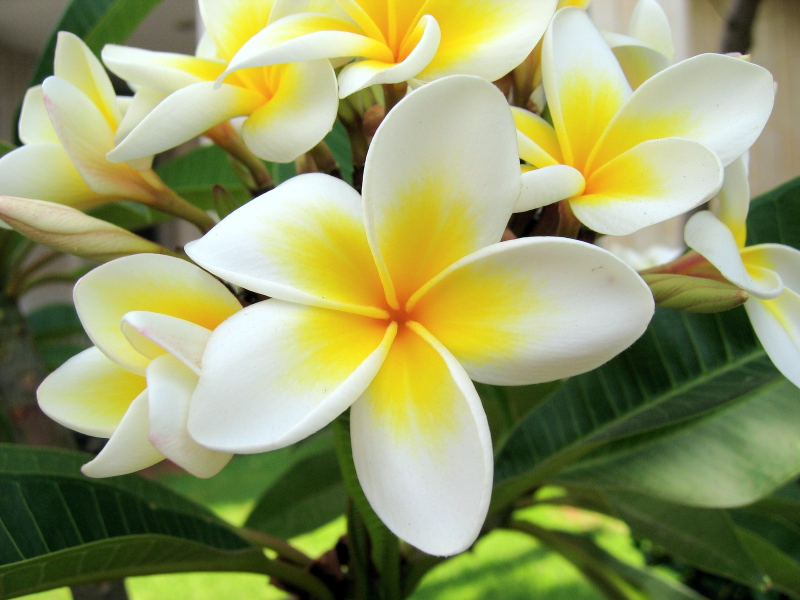
#> input picture Praktikum_2/bunga.jpg, 1600 x 1200 px (shown at 1/2 size)
$ python pcitra2.py
#> lines starting #> are read from the running program, lines starting #| are printed output that depends on the picture
# -*- coding: utf-8 -*-
"""Pcitra2.ipynb

Automatically generated by Colab.

Original file is located at
    https://colab.research.google.com/drive/1XSzUdio81jG3zYkDjkmZIEUG5982NUPk

Membaca dan Menampilkan Citra
"""

import cv2
import matplotlib.pyplot as plt

# Membaca citra
img = cv2.imread('bunga.jpg')
#> img is the input picture: shape (1200, 1600, 3); mean B, G, R 102.2, 154.8, 148.8

# Cek apakah citra berhasil dibaca
if img is None:
    print("Error: File tidak ditemukan!")
    exit()

# Menampilkan informasi citra
print(f"Tipe data: {img.dtype}")
#| Tipe data: uint8
print(f"Dimensi (tinggi, lebar, channel): {img.shape}")  # (h, w, c)
#| Dimensi (tinggi, lebar, channel): (1200, 1600, 3)

# Konversi BGR ke RGB agar tampil normal di matplotlib
img_rgb = cv2.cvtColor(img, cv2.COLOR_BGR2RGB)

# Menampilkan citra
plt.imshow(img_rgb)
plt.title('Citra Asli (RGB)')
plt.axis('off')
plt.show()

"""Menampilkan Nilai Piksel"""

# Ambil nilai piksel pada baris ke-100, kolom ke-150 (format BGR)
pixel = img[100, 150]
#> pixel = [138, 202, 190]
print(f"Nilai piksel pada (100,150): B={pixel[0]}, G={pixel[1]}, R={pixel[2]}")
#| Nilai piksel pada (100,150): B=138, G=202, R=190

# Tampilkan nilai saluran merah pada area tertentu (misal: baris 50-100, kolom 50-100)
red_channel = img[50:100, 50:100, 2]  # indeks 2 adalah Red dalam BGR
print(f"Nilai Red pada area crop:\n{red_channel}")
#> (printed output is left out)

"""Konversi ke Grayscale dan HSV"""

img_gray = cv2.cvtColor(img, cv2.COLOR_BGR2GRAY)

# Konversi ke HSV
img_hsv = cv2.cvtColor(img, cv2.COLOR_BGR2HSV)
#> img_hsv: shape (1200, 1600, 3); mean H, S, V 42.3, 107.5, 159.7

# Tampilkan ketiganya dalam satu figure
plt.figure(figsize=(12, 4))

plt.subplot(1, 3, 1)
plt.imshow(img_rgb)
plt.title('RGB')
plt.axis('off')

plt.subplot(1, 3, 2)
plt.imshow(img_gray, cmap='gray')
plt.title('Grayscale')
plt.axis('off')

plt.subplot(1, 3, 3)
plt.imshow(img_hsv)  # Matplotlib akan menampilkan HSV sebagai gambar berwarna (interpretasi salah), sebaiknya gunakan cv2.imshow() atau konversi dulu
plt.title('HSV (as is)')
plt.axis('off')

plt.tight_layout()
plt.show()

"""Mengubah Ukuran Citra (Resize)"""

# Resize menjadi 300x300 piksel
img_resize = cv2.resize(img_rgb, (300, 300))

# Resize dengan faktor skala (misal 0.5 dari ukuran asli)
height, width = img_rgb.shape[:2]
#> height = 1200; width = 1600
img_half = cv2.resize(img_rgb, (int(width*0.5), int(height*0.5)))

# Tampilkan hasil
plt.figure(figsize=(10, 4))
plt.subplot(1, 2, 1)
plt.imshow(img_resize)
plt.title('Resize 300x300')
plt.axis('off')

plt.subplot(1, 2, 2)
plt.imshow(img_half)
plt.title('Half Size')
plt.axis('off')
plt.show()

"""Rotasi dan Cropping"""

# Rotasi 90 derajat berlawanan arah jarum jam
img_rotated = cv2.rotate(img_rgb, cv2.ROTATE_90_COUNTERCLOCKWISE)

# Crop bagian tengah (misal: 100x100 dari pusat)
h, w = img_rgb.shape[:2]
#> h = 1200; w = 1600
start_row, start_col = h//2 - 50, w//2 - 50
#> start_row = 550; start_col = 750
img_crop = img_rgb[start_row:start_row+100, start_col:start_col+100]

# Tampilkan
plt.figure(figsize=(8, 4))
plt.subplot(1, 2, 1)
plt.imshow(img_rotated)
plt.title('Rotated 90°')
plt.axis('off')

plt.subplot(1, 2, 2)
plt.imshow(img_crop)
plt.title('Crop (100x100)')
plt.axis('off')
plt.show()

"""Menyimpan Citra"""

cv2.imwrite('bunga_gray.jpg', img_gray)
cv2.imwrite('bunga_rotated.jpg', cv2.cvtColor(img_rotated, cv2.COLOR_RGB2BGR))  # simpan dalam format BGR
print("Citra berhasil disimpan.")

"""Kode Lengkap"""

import cv2
import matplotlib.pyplot as plt

def main():
    # Baca citra
    img = cv2.imread('bunga.jpg')
    if img is None:
        print("File tidak ditemukan!")
        return

    # Konversi BGR ke RGB untuk tampilan
    img_rgb = cv2.cvtColor(img, cv2.COLOR_BGR2RGB)

    # 1. Informasi citra
    print(f"Dimensi: {img.shape}")
#| Dimensi: (1200, 1600, 3)
    print(f"Tipe data: {img.dtype}")
#| Tipe data: uint8

    # 2. Tampilkan citra asli
    plt.figure(figsize=(12, 6))
    plt.subplot(2, 3, 1)
    plt.imshow(img_rgb)
    plt.title('Asli (RGB)')
    plt.axis('off')

    # 3. Grayscale
    img_gray = cv2.cvtColor(img, cv2.COLOR_BGR2GRAY)
    plt.subplot(2, 3, 2)
    plt.imshow(img_gray, cmap='gray')
    plt.title('Grayscale')
    plt.axis('off')

    # 4. HSV (tampilkan saluran H saja sebagai contoh)
    img_hsv = cv2.cvtColor(img, cv2.COLOR_BGR2HSV)
    plt.subplot(2, 3, 3)
    plt.imshow(img_hsv[:,:,0], cmap='hsv')  # Hue channel
    plt.title('Hue Channel')
    plt.axis('off')

    # 5. Resize
    img_resize = cv2.resize(img_rgb, (200, 200))
#> img_resize: shape (200, 200, 3)
    plt.subplot(2, 3, 4)
    plt.imshow(img_resize)
    plt.title('Resize 200x200')
    plt.axis('off')

    # 6. Rotasi
    img_rot = cv2.rotate(img_rgb, cv2.ROTATE_90_CLOCKWISE)
    plt.subplot(2, 3, 5)
    plt.imshow(img_rot)
    plt.title('Rotate 90° CW')
    plt.axis('off')

    # 7. Crop
    h, w = img_rgb.shape[:2]
#> h = 1200; w = 1600
    img_crop = img_rgb[h//4:3*h//4, w//4:3*w//4]
#> img_crop: shape (600, 800, 3)
    plt.subplot(2, 3, 6)
    plt.imshow(img_crop)
    plt.title('Crop')
    plt.axis('off')

    plt.tight_layout()
    plt.show()

    # Simpan
    cv2.imwrite('bunga_gray.jpg', img_gray)
    cv2.imwrite('bunga_resize.jpg', cv2.cvtColor(img_resize, cv2.COLOR_RGB2BGR))
    print("Semua hasil telah disimpan.")

if __name__ == "__main__":
    main()

"""Latihan 1"""

import cv2
import matplotlib.pyplot as plt

# Membaca citra pemandangan.jpg
img_pemandangan = cv2.imread('pemandangan.jpg')
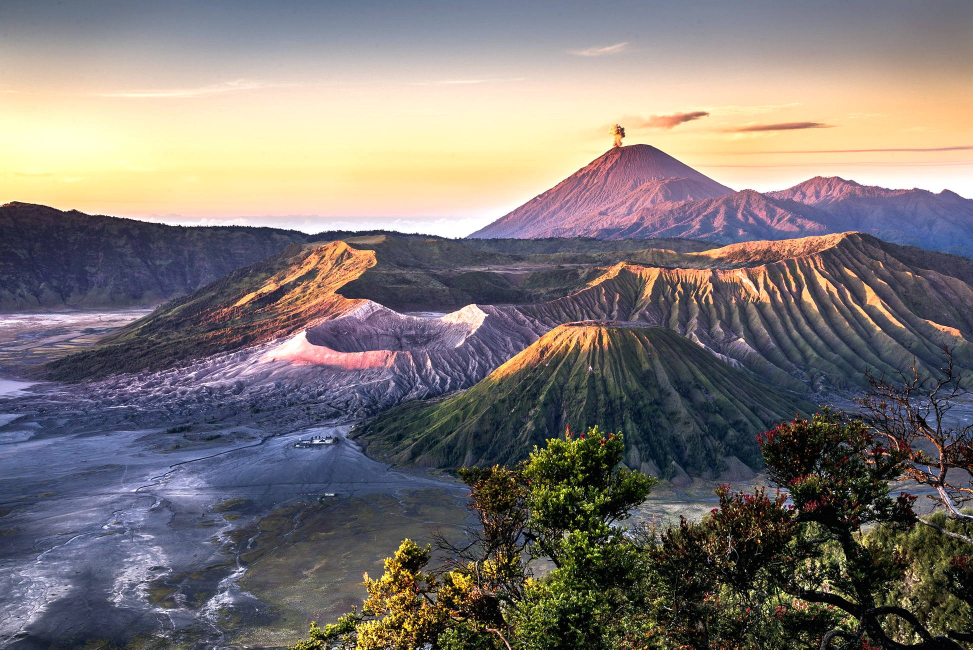
#> input picture Praktikum_2/pemandangan.jpg, 1946 x 1299 px (shown at 1/2 size)
#> img_pemandangan is the input picture: shape (1299, 1946, 3); mean B, G, R 115.5, 117.3, 124

if img_pemandangan is not None:
    # Menampilkan dimensi dan tipe data
    print(f"Dimensi: {img_pemandangan.shape}")
#| Dimensi: (1299, 1946, 3)
    print(f"Tipe data: {img_pemandangan.dtype}")
#| Tipe data: uint8

    # Konversi ke grayscale dan simpan
    img_gray = cv2.cvtColor(img_pemandangan, cv2.COLOR_BGR2GRAY)
#> img_gray: shape (1299, 1946)
    cv2.imwrite('pemandangan_gray.jpg', img_gray)
    print("Citra gray telah disimpan.")

else:
    print("File pemandangan.jpg tidak ditemukan.")

"""Latihan 2"""

import cv2
import matplotlib.pyplot as plt

# Membaca citra pemandangan.jpg
img_pemandangan = cv2.imread('pemandangan_gray.jpg')
#> img_pemandangan: shape (1299, 1946, 3); min 0, max 255, mean 119.1

plt.hist(img_gray.ravel(), bins=256, range=[0,256])
plt.title('Histogram Pemandangan Grayscale')
plt.xlabel('Intensitas Piksel')
plt.ylabel('Frekuensi')
plt.show()
#> figure, not shown here; tallest bar 29239 high, from x = 244 to 245

"""Latihan 3 (sedang)"""

img_bunga = cv2.imread('bunga.jpg')

if img_bunga is not None:
    img_bunga_rgb = cv2.cvtColor(img_bunga, cv2.COLOR_BGR2RGB)

    # Slicing array untuk mengambil objek bunga (asumsi rentang piksel bunga)
    # Sesuaikan koordinat start_row, end_row, start_col, end_col
    img_crop = img_bunga_rgb[100:300, 150:350]
#> img_crop: shape (200, 200, 3)

    plt.imshow(img_crop)
    plt.title('Hasil Crop Bunga')
    plt.axis('off')
    plt.show()

"""Latihan 4 (Menantang)"""

nama_file = input("Masukkan nama file (beserta ekstensinya): ")
#> the answer given: bunga.jpg
img_input = cv2.imread(nama_file)

if img_input is not None:
    img_rgb = cv2.cvtColor(img_input, cv2.COLOR_BGR2RGB)

    # Rotasi 180 derajat
    img_rotasi = cv2.rotate(img_rgb, cv2.ROTATE_180)
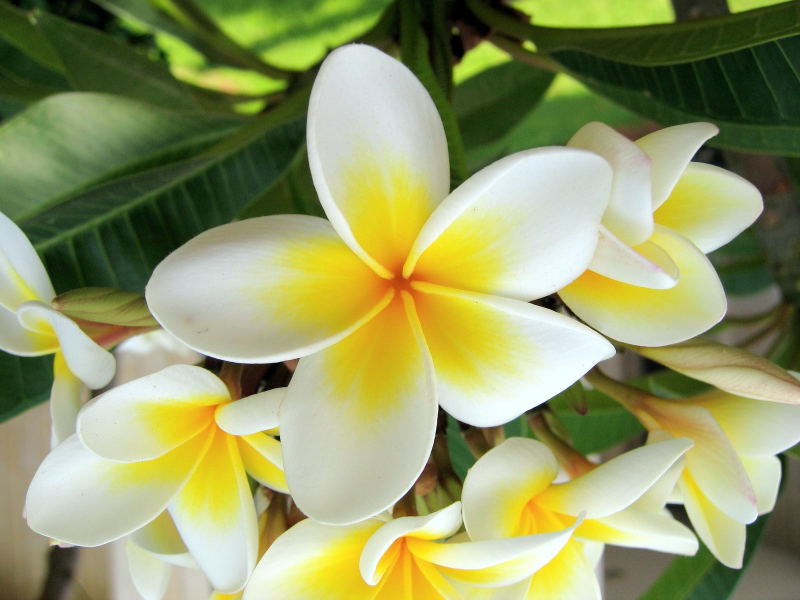
#> img_rotasi: shape (1200, 1600, 3) (shown at 1/2 size); mean R, G, B 148.8, 154.8, 102.2

    # Menampilkan berdampingan
    plt.figure(figsize=(10, 4))
    plt.subplot(1, 2, 1)
    plt.imshow(img_rgb)
    plt.title('Citra Asli')
    plt.axis('off')

    plt.subplot(1, 2, 2)
    plt.imshow(img_rotasi)
    plt.title('Rotasi 180°')
    plt.axis('off')
    plt.show()

    # Simpan hasil (kembalikan ke BGR terlebih dahulu)
    cv2.imwrite(f'rotated_{nama_file}', cv2.cvtColor(img_rotasi, cv2.COLOR_RGB2BGR))

"""Latihan 5"""

import numpy as np
import cv2
from google.colab.patches import cv2_imshow

img1 = cv2.imread('bunga.jpg')
img2 = cv2.imread('pemandangan.jpg')

if img1 is not None and img2 is not None:
    # Menyamakan ukuran (tinggi) agar np.hstack tidak error
    tinggi = img1.shape[0]
#> tinggi = 1200
    lebar = img2.shape[1]
#> lebar = 1946
    img2_resized = cv2.resize(img2, (lebar, tinggi))
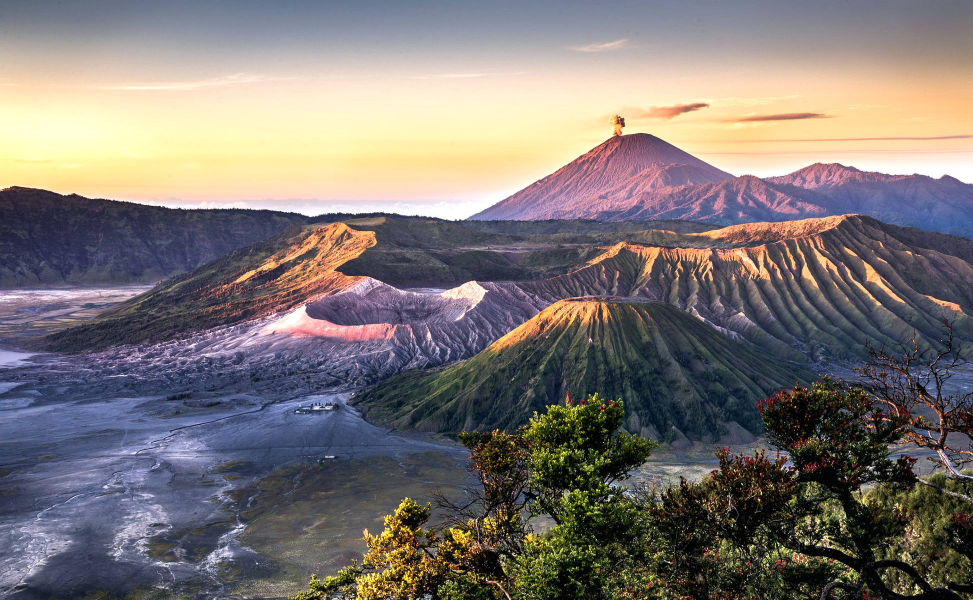
#> img2_resized: shape (1200, 1946, 3) (shown at 1/2 size); mean B, G, R 115.4, 117.2, 123.9

    # Gabung horizontal
    img_gabung = np.hstack((img1, img2_resized))
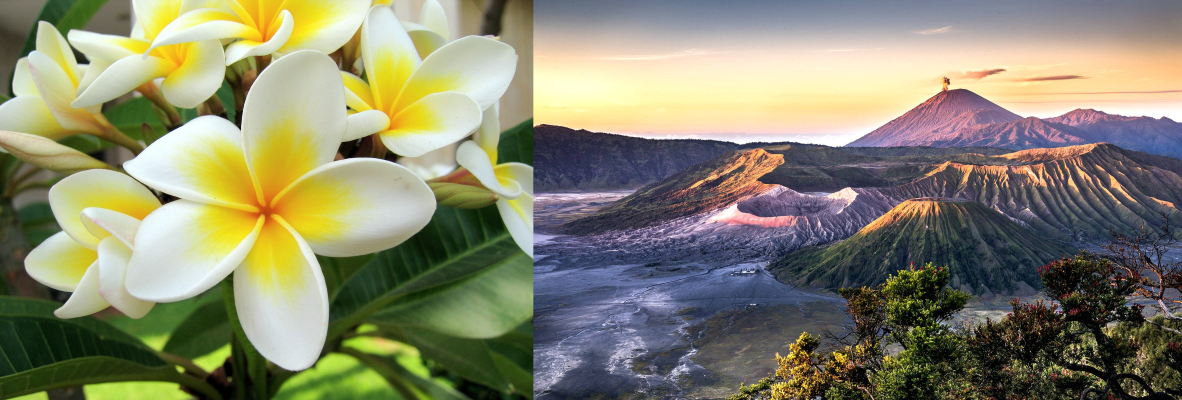
#> img_gabung: shape (1200, 3546, 3) (shown at 1/3 size); mean B, G, R 109.5, 134.2, 135.2

    cv2_imshow(img_gabung)

"""Studi Kasus"""

import cv2
import matplotlib.pyplot as plt

img_apel = cv2.imread('apel.jpg')
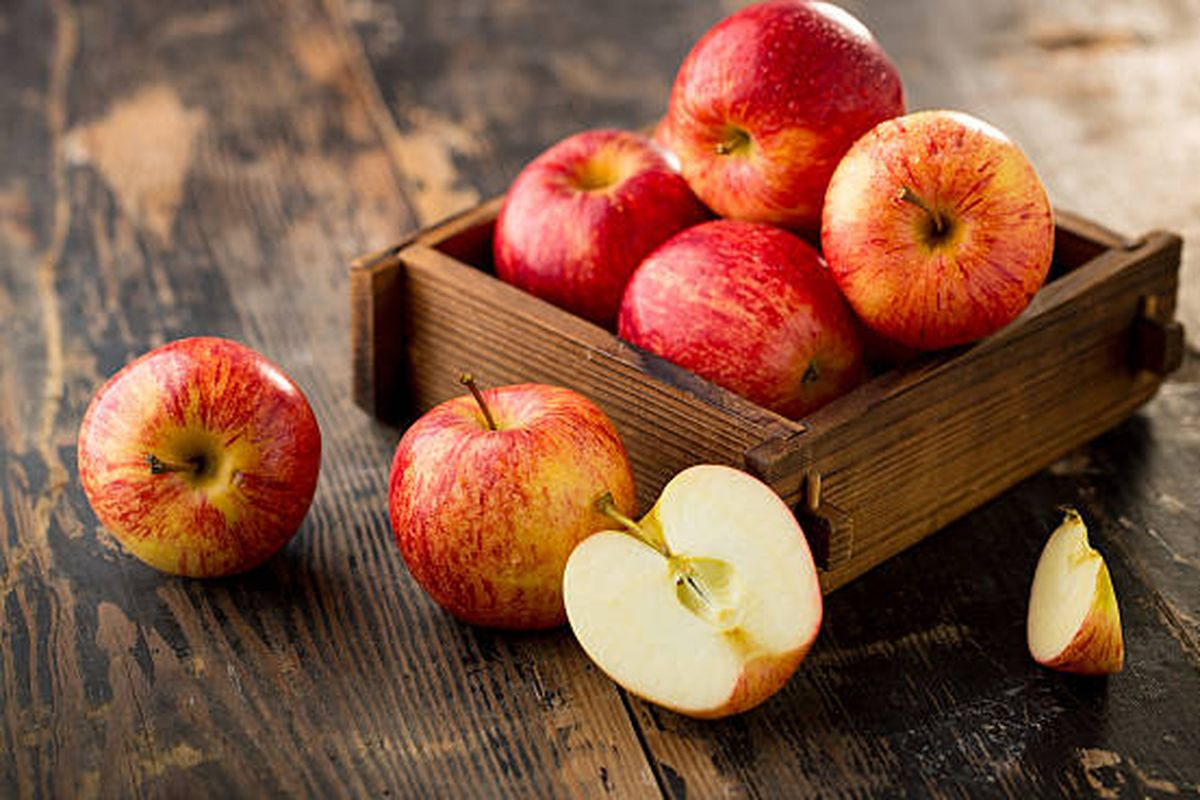
#> input picture Praktikum_2/apel.jpg, 1200 x 800 px
#> img_apel is the input picture: shape (800, 1200, 3); mean B, G, R 66.7, 89.1, 133.3

if img_apel is not None:
    img_apel_rgb = cv2.cvtColor(img_apel, cv2.COLOR_BGR2RGB)

    # Konversi ke HSV
    img_hsv = cv2.cvtColor(img_apel, cv2.COLOR_BGR2HSV)
#> img_hsv: shape (800, 1200, 3); mean H, S, V 21.2, 132.2, 133.3

    # Ekstrak channel Hue (indeks 0)
    hue_channel = img_hsv[:, :, 0]
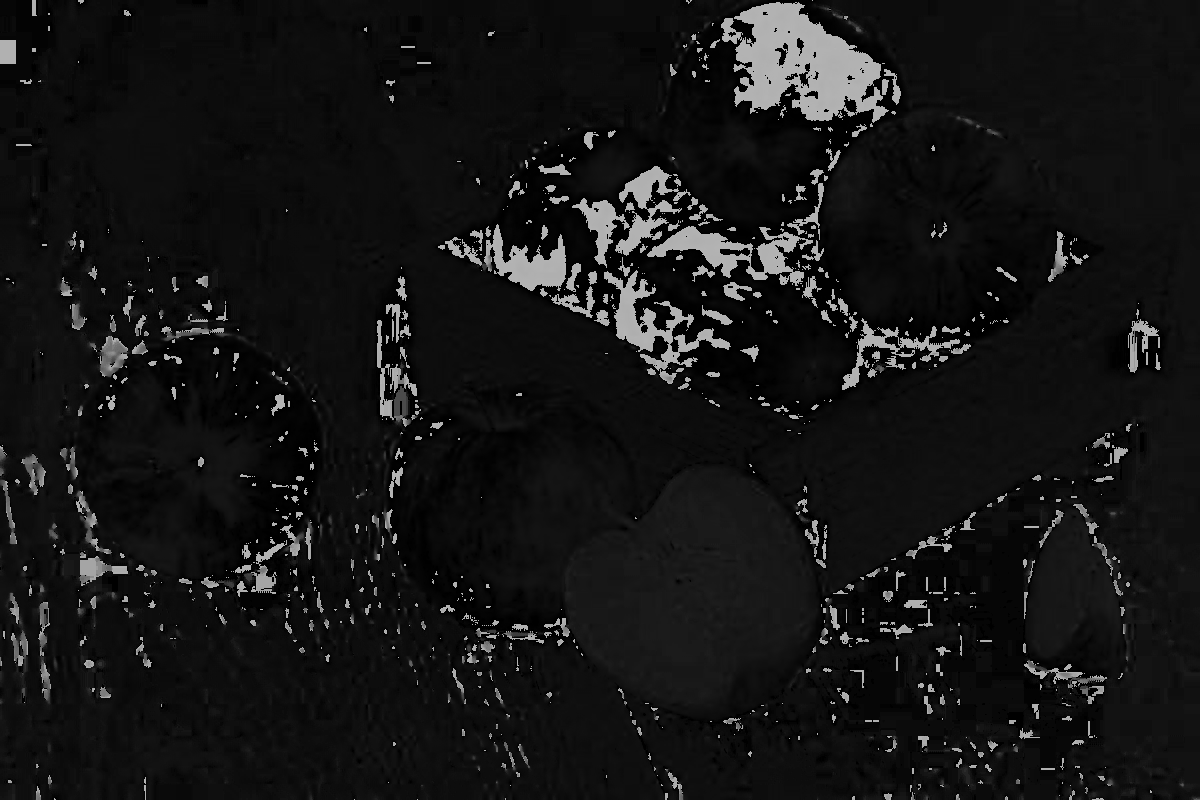
#> hue_channel: shape (800, 1200); min 0, max 179, mean 21.2

    # Tampilkan channel Hue dan Citra Asli
    plt.figure(figsize=(10, 4))
    plt.subplot(1, 2, 1)
    plt.imshow(img_apel_rgb)
    plt.title('Citra Apel Asli')
    plt.axis('off')

    plt.subplot(1, 2, 2)
    plt.imshow(hue_channel, cmap='gray')
    plt.title('Channel Hue')
    plt.axis('off')
    plt.show()

    # Menyimpan file terpisah
    cv2.imwrite('apel_hue.jpg', hue_channel)

    # Crop area buah (menghilangkan background)
    h, w = img_apel_rgb.shape[:2]
#> h = 800; w = 1200
    # Asumsi apel ada tepat di tengah citra, kita potong sekian persen dari luar
    start_row, end_row = int(h*0.2), int(h*0.8)
#> start_row = 160; end_row = 640
    start_col, end_col = int(w*0.2), int(w*0.8)
#> start_col = 240
    img_apel_crop = img_apel_rgb[start_row:end_row, start_col:end_col]
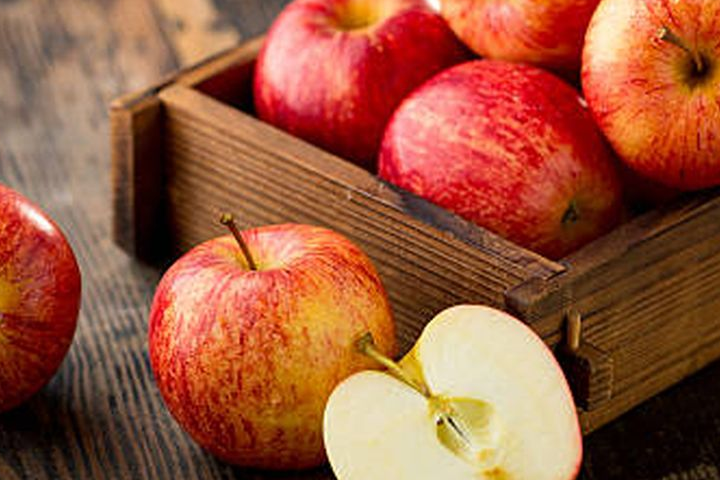
#> img_apel_crop: shape (480, 720, 3); mean R, G, B 154.7, 88.5, 61.1

    plt.imshow(img_apel_crop)
    plt.title('Hasil Crop Apel')
    plt.axis('off')
    plt.show()
else:
    print("File apel.jpg tidak ditemukan!")

"""Tugas Mandiri"""

import cv2
import matplotlib.pyplot as plt

def tampilkan_dengan_plt(img, title="Citra"):
    if len(img.shape) == 3:
        plt.imshow(cv2.cvtColor(img, cv2.COLOR_BGR2RGB))
    else:
        plt.imshow(img, cmap='gray')
    plt.title(title)
    plt.axis('off')
    plt.show()

def aplikasi_interaktif():
    plt.ion() # Aktifkan mode interaktif agar plt.show() tidak memblokir
    filepath = input("Masukkan nama file/path citra: ") # [cite: 233]
#> the answer given: pemandangan.jpg
    img_asli = cv2.imread(filepath)

    if img_asli is None:
        print("Error: File tidak ditemukan!") # [cite: 243]
        return

    img_current = img_asli.copy()

    while True:
        print("\n--- Menu Manipulasi Citra ---") # [cite: 234]
        print("1: Informasi Citra") # [cite: 235]
        print("2: Konversi ke Grayscale") # [cite: 236]
        print("3: Resize") # [cite: 237]
        print("4: Rotasi") # [cite: 238]
        print("5: Crop") # [cite: 239]
        print("6: Simpan Hasil") # [cite: 240]
        print("7: Keluar") # [cite: 241]

        pilihan = input("Pilih menu (1-7): ")

        if pilihan == '1':
            print(f"Dimensi (H, W, C): {img_current.shape}")
            print(f"Tipe data: {img_current.dtype}")
            jml_channel = img_current.shape[2] if len(img_current.shape) == 3 else 1
            print(f"Jumlah channel: {jml_channel}")

        elif pilihan == '2':
            if len(img_current.shape) == 3:
                img_current = cv2.cvtColor(img_current, cv2.COLOR_BGR2GRAY)
                tampilkan_dengan_plt(img_current, "Hasil Grayscale") # [cite: 242]
            else:
                print("Citra sudah dalam format Grayscale.")

        elif pilihan == '3':
            w = int(input("Masukkan lebar baru (piksel): "))
            h = int(input("Masukkan tinggi baru (piksel): "))
            img_current = cv2.resize(img_current, (w, h))
            tampilkan_dengan_plt(img_current, f"Resize {w}x{h}") # [cite: 242]

        elif pilihan == '4':
            sudut = input("Masukkan sudut rotasi (90/180/270): ")
            if sudut == '90':
                img_current = cv2.rotate(img_current, cv2.ROTATE_90_CLOCKWISE)
            elif sudut == '180':
                img_current = cv2.rotate(img_current, cv2.ROTATE_180)
            elif sudut == '270':
                img_current = cv2.rotate(img_current, cv2.ROTATE_90_COUNTERCLOCKWISE)
            else:
                print("Sudut tidak valid!")
                continue
            tampilkan_dengan_plt(img_current, f"Rotasi {sudut}°") # [cite: 242]

        elif pilihan == '5':
            y1 = int(input("Koordinat y1 (baris mulai): "))
            y2 = int(input("Koordinat y2 (baris akhir): "))
            x1 = int(input("Koordinat x1 (kolom mulai): "))
            x2 = int(input("Koordinat x2 (kolom akhir): "))
            img_current = img_current[y1:y2, x1:x2]
            tampilkan_dengan_plt(img_current, "Hasil Crop") # [cite: 242]

        elif pilihan == '6':
            nama_simpan = input("Masukkan nama file tujuan (misal: hasil.jpg): ")
            cv2.imwrite(nama_simpan, img_current)
            print("Berhasil disimpan!")

        elif pilihan == '7':
            print("Terima kasih. Program selesai.")
            plt.ioff() # Nonaktifkan mode interaktif
            break

        else:
            print("Pilihan menu tidak tersedia.")
#> this loop made 5 passes; the answer given on pass 1: 1

if __name__ == "__main__":
#> (the run stopped early here; a loop or call above may not have finished)
